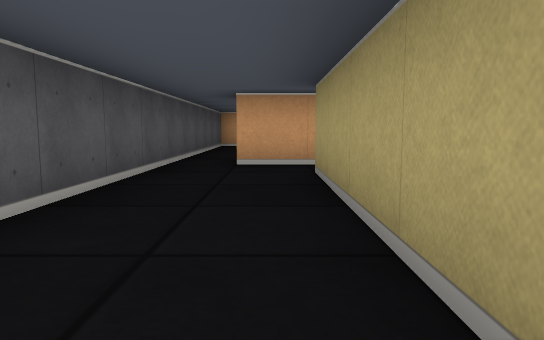
view 1 (above)

19 first-person views from a walk through a cub3D level. The camera is about half as high as the walls, tilts 6° down and sees 70° across. The floor is counted in squares. Each view is taken from the middle of a square. On the plan, view 1 faces up. The plan holds only what a view shows up to about 9 squares ahead; the rest is blank.

view 2
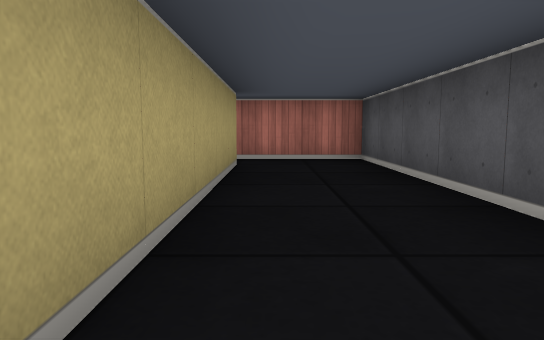

view 3
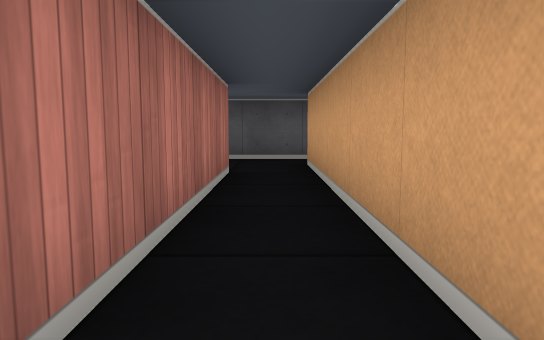

view 4
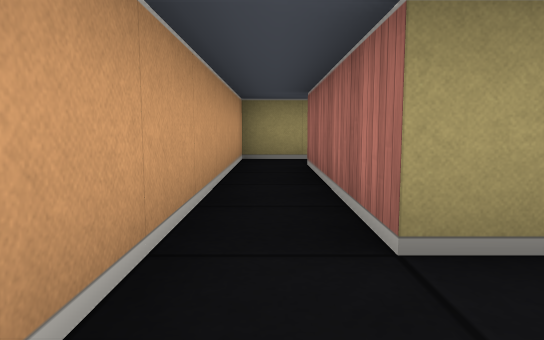

view 5
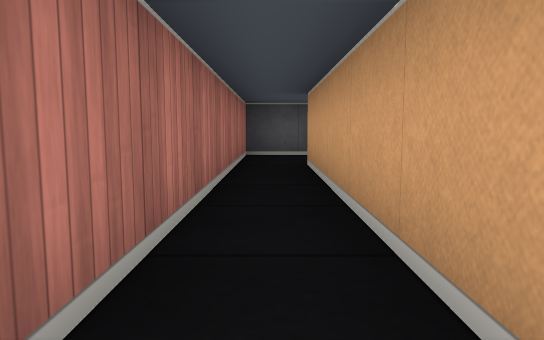

view 6
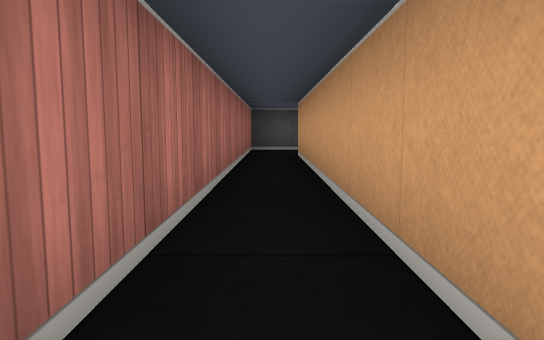

view 7
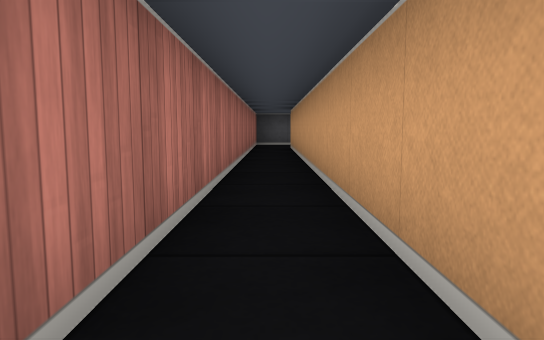

view 8
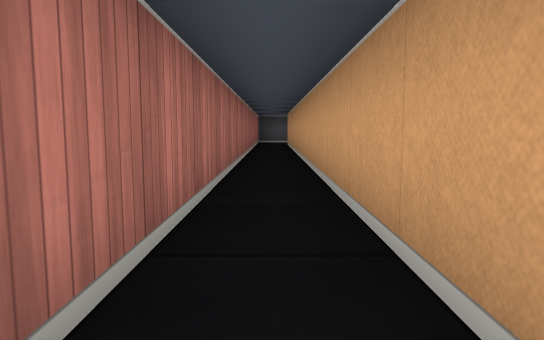

view 9
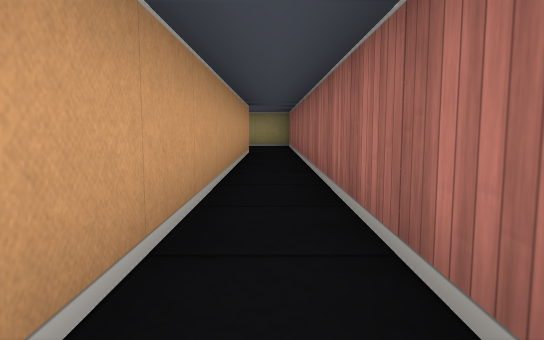

view 10
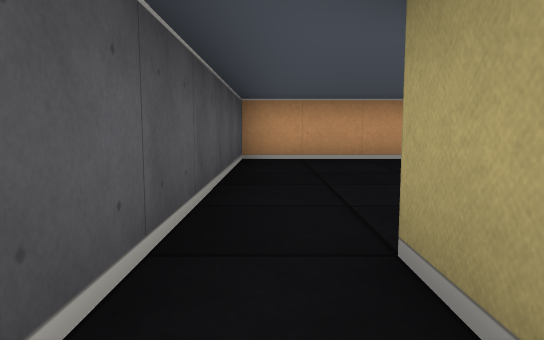

view 11
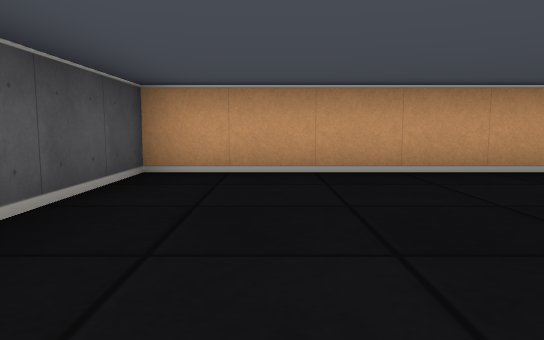

view 12
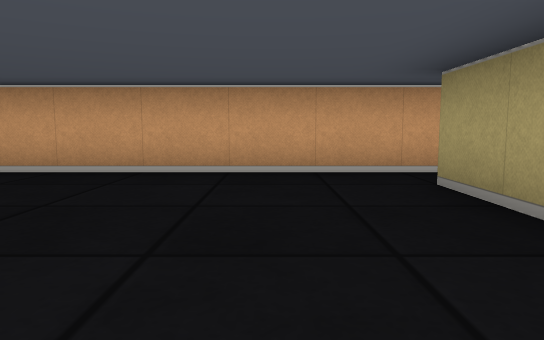

view 13
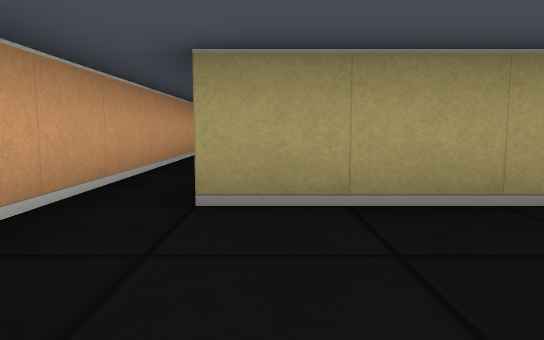

view 14
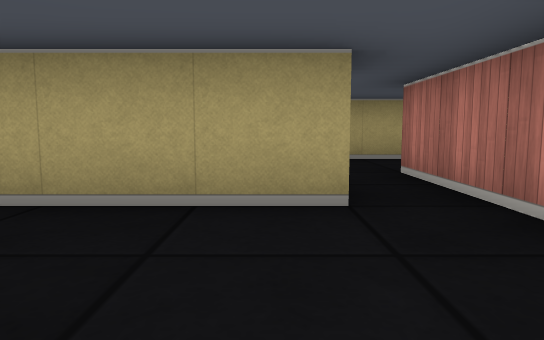

view 15
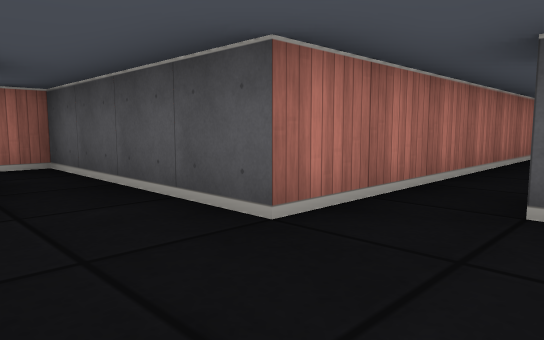

view 16
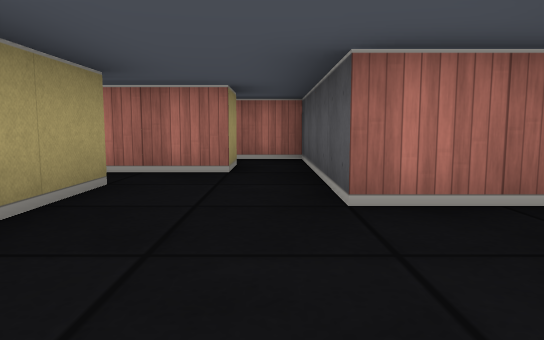

view 17
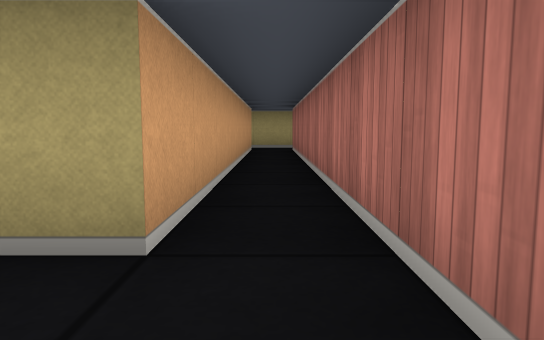

view 18
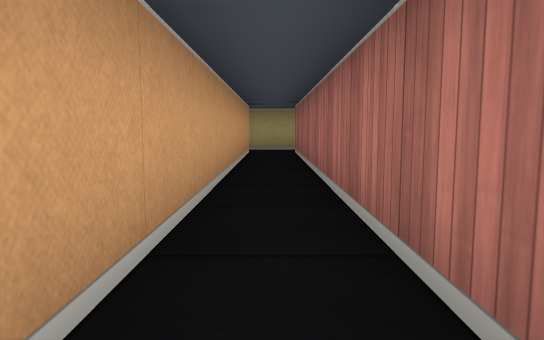

view 19
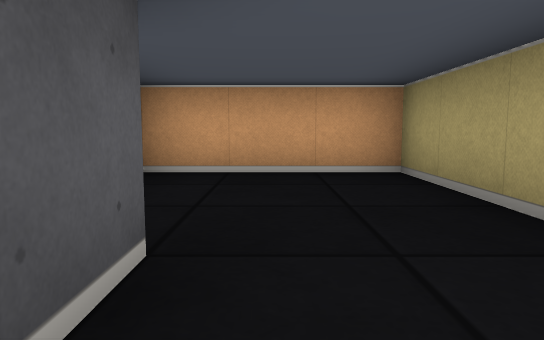

### Floor plan
Ten units are one square. View 1 is at (0, 0); x grows to the right and y downward. Boxes are objects, and circles mark ways between rooms. Rooms are numbered by the first view taken in them; rooms with no view inside come last. Other rooms are left out.
<svg viewBox="-20 -120 214 140">
<path fill="none" stroke="#000" d="M55 -44 55 -55 -5 -55M-15 -55 -15 15 189 15M182 5 5 5 5 -45 45 -45M4 -65 55 -65M45 -74 45 -105M-5 -55 -5 -65M95 -115 -15 -115 -15 -55M55 -65 65 -65 65 -55M85 -55 85 -95 55 -95M162 -55 85 -55M75 -35 75 -45 165 -45M65 -55 65 -35"/>
<circle cx="-10" cy="-60" r="3" fill="#2a7"/>
<circle cx="50" cy="-70" r="3" fill="#2a7"/>
<circle cx="75" cy="-60" r="3" fill="#2a7"/>
<text x="50" y="10">1</text>
<text x="20" y="-90">2</text>
<text x="70" y="-80">3</text>
<text x="120" y="-50">4</text>
</svg>
Room 1 opens to room 2. Room 2 opens to room 3. Room 3 opens to room 4.

Where each view was taken, in squares from view 1:
view 1: 0 up, 0 right, facing up
view 2: 5 up, 0 right, facing down
view 3: 5 up, 5 right, facing left
view 4: 5 up, 1 left, facing right
view 5: 1 down, 6 right, facing left
view 6: 1 down, 8 right, facing left
view 7: 1 down, 11 right, facing left
view 8: 1 down, 13 right, facing left
view 9: 1 down, 10 right, facing right
view 10: 5 up, 1 left, facing up
view 11: 7 up, 0 right, facing up
view 12: 7 up, 3 right, facing up
view 13: 10 up, 2 right, facing right
view 14: 8 up, 2 right, facing right
view 15: 8 up, 8 right, facing down-left
view 16: 9 up, 7 right, facing down
view 17: 5 up, 7 right, facing right
view 18: 5 up, 8 right, facing right
view 19: 5 up, 7 right, facing up
